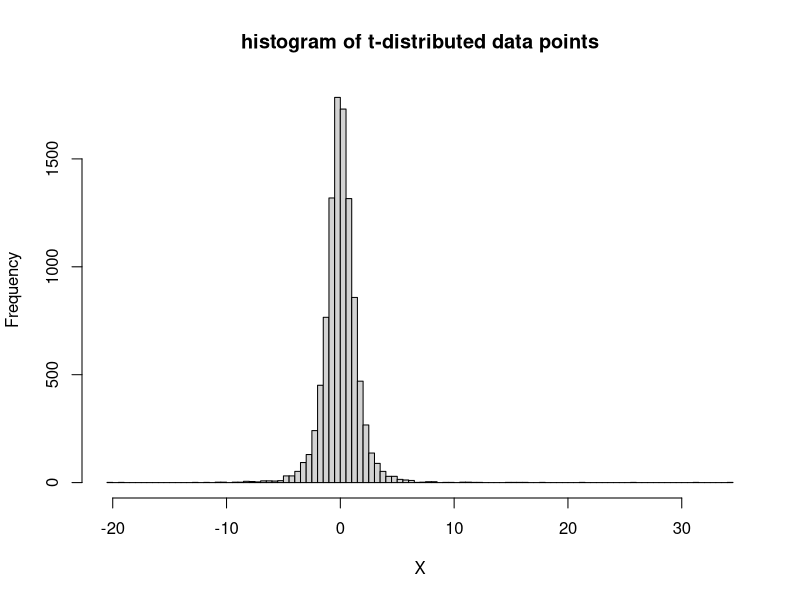
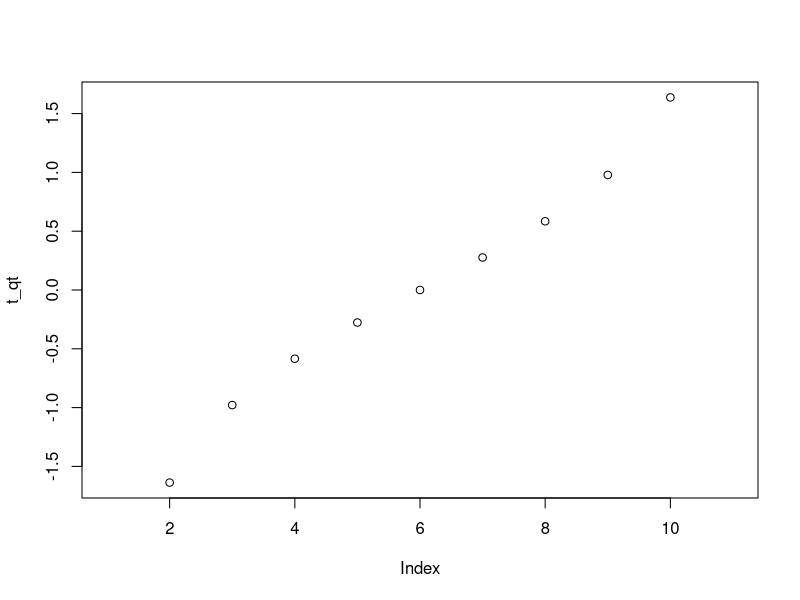
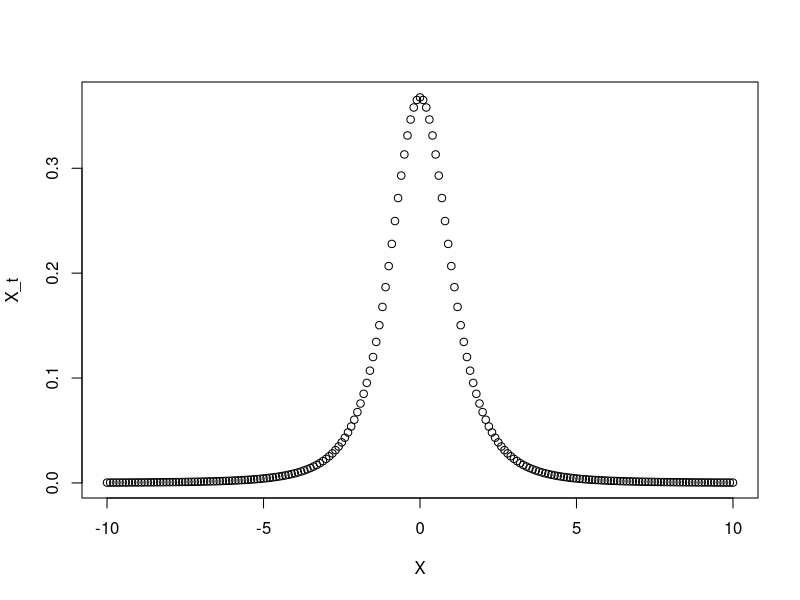

Here is the R script that generated these plots, in order:
## ---- chunk 1

## ---- chunk 2
# https://www.statology.org/working-with-the-student-t-distribution-in-r-dt-qt-pt-rt/
# generate 10000 size t-distributed sample
n <- 10000
set.seed(91929, sample.kind = "Rounding")
X <- rt(n,3) # df = 3
X
## ---- chunk 3
hist(X,breaks = 100,main = "histogram of t-distributed data points")
## ---- chunk 4
# quantiles of Student's t-distribution
x_qt <- seq(0,1,0.1)
x_qt

t_qt <- qt(x_qt,df=3)
t_qt
## ---- chunk 5
plot(t_qt)
## ---- chunk 6
X <- seq(-10,10,0.1)
X
str(X)
#probability density function of t-distribution
# integration of dt  over all space is 1
X_t <- dt(X,df=3)
X_t
## ---- chunk 7
plot(X,X_t)
## ---- chunk 8

X_bar = mean(X)
X_sd = sd(X)
X_t_hat1 = (X[1] - X_bar)/(X_sd / sqrt(length(X)))
X_t_hat1
X_t[1]
## ---- chunk 9
# Find area on the left of a t-statistic value 
pt(0,df=3)

# Area on the left for t-value -5
pt(-5,df=3)

# Area on right side
pt(-5,df=3,lower.tail = FALSE)

# Area on right side = 1 - area on the left side

## ---- chunk 10
# Find 95th quantile of t-distribution 
qt(0.95, df =3)

# this mean 95% area is covered between t values of -infinity and 2.353363
pt(2.353363,df=3)

## ---- chunk 11
qvec <- seq(0,1,0.01)
qvec
qt(qvec,df=3)

## ---- chunk 12
# turtle weights in kg for two species
x <- c(100,105,103,107,110,107,109)
y <- c(112,105,113,107,107,107,105)

t.test(x,y,alternative = "two.sided",paired = FALSE, var.equal = FALSE, conf.level = 0.95)


## ---- chunk 13
# Area on the left for t-value and df
pt(-1.1959,df = 12)

# Now two sided

2*pt(-1.1959,df = 12)
## ---- chunk 14
# turtle weights in kg for two species
x <- c(100,105,103,107,110,107,109)
y <- c(100,105,103,107,110,107,109)

t.test(x,y,alternative = "two.sided",paired = FALSE, var.equal = FALSE, conf.level = 0.95)

## ---- chunk 15
X <- rnorm(100,5,2)
X
## ---- chunk 16
t.test(X, mu = 5)
